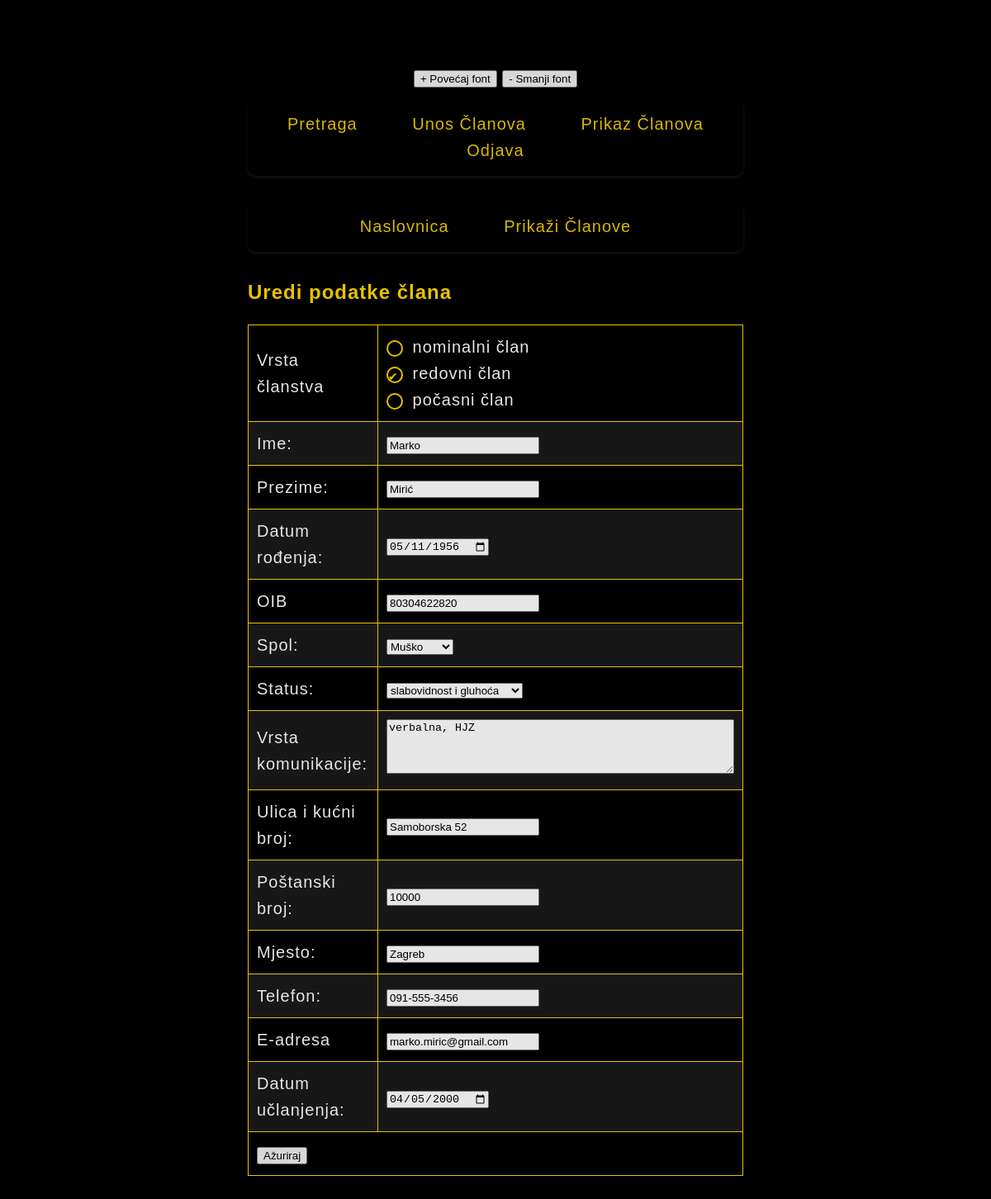
The app's page /uredi_clana.php?id=6 with its own data.
### tables this page shows
CREATE TABLE IF NOT EXISTS `up_clanovi` (
  `ID` int NOT NULL AUTO_INCREMENT,
  `vrsta` varchar(20) NOT NULL,
  `ime` varchar(20) NOT NULL,
  `prezime` varchar(20) NOT NULL,
  `datum_rodjenja` varchar(20) NOT NULL,
  `oib` varchar(11) NOT NULL,
  `gender` varchar(7) NOT NULL,
  `status` varchar(50) NOT NULL,
  `komunikacija` varchar(255) NOT NULL,
  `ulica` varchar(50) NOT NULL,
  `postanski_broj` varchar(6) NOT NULL,
  `mjesto` varchar(50) NOT NULL,
  `telefon` varchar(20) DEFAULT NULL,
  `email` varchar(50) DEFAULT NULL,
  `clanstvo` varchar(20) NOT NULL,
  PRIMARY KEY (`ID`)
);

### uredi_clana.php (the view, shortened to what this page needs)
<!DOCTYPE html>
<html lang="hr">
<head>
    <link rel="stylesheet" href="rundekstil.css">
</head>
<body>
<?php
include 'header.php';
include 'navigacija.php';
include 'povezivanje.php';
$clan_id = $_GET['id'];
$query = "SELECT * FROM up_clanovi WHERE id = ?";
$stmt = $conn->prepare($query);
$stmt->bind_param("i", $clan_id);
$stmt->execute();
$result = $stmt->get_result();
$id = $result->fetch_assoc();
?>
<nav>
<a href="index.php">Naslovnica</a>
<a href="prikazclanova.php">Prikaži Članove</a>
</nav>
<main>
    <h2>Uredi podatke člana</h2>
    <form action="spremi_izmjene.php" method="POST">
        <table>
    <tr>
        <td><label for="vrsta">Vrsta članstva</label></td>
        <td>
            <label><input type="radio" name="vrsta" value="nominalni" <?php if($id['vrsta'] == 'nominalni') echo 'checked'; ?>> nominalni član</label><br>
            <label><input type="radio" name="vrsta" value="redovni" <?php if($id['vrsta'] == 'redovni') echo 'checked'; ?>> redovni član</label><br>
            <label><input type="radio" name="vrsta" value="pocasni" <?php if($id['vrsta'] == 'pocasni') echo 'checked'; ?>> počasni član</label>
        </td>
    </tr>
    <tr>
        <td><label for="ime">Ime:</label></td>
        <td><input type="text" id="ime" name="ime" value="<?php echo $id['ime']; ?>"></td>
    </tr>
    <tr>
        <td><label for="prezime">Prezime:</label></td>
        <td><input type="text" id="prezime" name="prezime" value="<?php echo $id['prezime']; ?>"></td>
    </tr>
    <tr>
        <td><label for="datum_rodjenja">Datum rođenja:</label></td>
        <td>
            <input type="date" id="datum_rodjenja" name="datum_rodjenja" onchange="displayFormattedDate('datum_rodjenja', 'formattedDateDisplay1')" value="<?php echo $id['datum_rodjenja']; ?>" required>
        </td>
    </tr>
    <tr>
        <td><label for="oib">OIB</label></td>
        <td><input type="number" id="oib" name="oib" value="<?php echo $id['oib']; ?>"></td>
    </tr>
    <tr>
        <td><label for="gender">Spol:</label></td>
        <td>
            <select id="gender" name="gender">
                <option value="M" <?php if($id['gender'] == 'M') echo 'selected'; ?>>Muško</option>
            </select>
        </td>
    </tr>
    <tr>
        <td><label for="status">Status:</label></td>
        <td>
            <select id="status" name="status">
                <option value="slabovidnost i gluhoća" <?php if($id['status'] == 'slabovidnost i gluhoća') echo 'selected'; ?>>slabovidnost i gluhoća</option>
            </select>
        </td>
    </tr>
    <tr>
        <td><label for="komunikacija">Vrsta komunikacije:</label></td>
        <td><textarea id="komunikacija" name="komunikacija" rows="4" cols="50"><?php echo $id['komunikacija']; ?></textarea></td>
    </tr>
    <tr>
        <td><label for="ulica">Ulica i kućni broj:</label></td>
        <td><input type="text" id="ulica" name="ulica" value="<?php echo $id['ulica']; ?>"></td>
    </tr>
    <tr>
        <td><label for="postanski_broj">Poštanski broj:</label></td>
        <td><input type="number" id="postanski_broj" name="postanski_broj" value="<?php echo $id['postanski_broj']; ?>"></td>
    </tr>
    <tr>
        <td><label for="mjesto">Mjesto:</label></td>
        <td><input type="text" id="mjesto" name="mjesto" value="<?php echo $id['mjesto']; ?>"></td>
    </tr>
    <tr>
        <td><label for="telefon">Telefon:</label></td>
        <td><input type="tel" id="telefon" name="telefon" pattern="[0-9]{3}-[0-9]{3}-[0-9]{4}" placeholder="091-123-4567" value="<?php echo $id['telefon']; ?>"></td>
    </tr>
    <tr>
        <td><label for="email">E-adresa</label></td>
        <td><input type="email" id="email" name="email" value="<?php echo $id['email']; ?>"></td>
    </tr>
    <tr>
        <td><label for="clanstvo">Datum učlanjenja:</label></td>
        <td>
            <input type="date" id="clanstvo" name="clanstvo" onchange="displayFormattedDate('clanstvo', 'formattedDateDisplay2')" value="<?php echo $id['clanstvo']; ?>" required>
        </td>
    </tr>
    <tr>
        <td colspan="2"><input type="submit" value="Ažuriraj"></td>
    </tr>
</table>
</form>
</main>
</body>
</html>

### rundekstil.css (style rules this page uses)
body { line-height: 1.6; letter-spacing: 1px; font-family: Arial, sans-serif; font-size: 20px; color: #ffffff; background-color: #000000; margin: 77px; margin-left: 25%; margin-right: 25%; opacity: 0.9; }
h1, h2, h3 { font-family: Arial, sans-serif; color: #FFD700; }
h2 { font-size: 24px; }
nav { font-family: Arial, sans-serif; font-size: 20px; text-align: center; background-color: #000000; padding: 15px 0; margin-top: 10px; margin-bottom: 30px; box-shadow: 0px 2px 5px rgba(255, 255, 255, 0.1); border-radius: 10px; opacity: 0.95; }
nav a { text-decoration: none; color: #FFD700; padding: 10px 20px; margin: 0 10px; border-radius: 5px; transition: background-color 0.3s ease; }
input[type="radio"] { appearance: none; -webkit-appearance: none; -moz-appearance: none; display: inline-block; width: 20px; height: 20px; background-color: #000000; border: 2px solid #FFD700; border-radius: 50%; margin: 0 5px 0 0; padding: 0; vertical-align: middle; cursor: pointer; }
input[type="radio"]:checked:before { content: "✔"; font-family: Arial, monospace; font-size: 14px; line-height: 20px; color: #FFD700; text-align: center; }
table { width: 100%; border-collapse: collapse; color: #ffffff; background-color: #000000; }
th, td { padding: 10px; text-align: left; border: 1px solid #FFD700; }
tr:nth-child(even) { background-color: #1a1a1a; }

### records on screen
up_clanovi: vrsta "☐ nominalni član", vrsta "☑ redovni član", vrsta "☐ počasni član", ime "Marko", prezime "Mirić", datum_rodjenja "05/11/1956", oib "80304622820", gender "Muško", status "slabovidnost i gluhoća", komunikacija "verbalna, HJZ", ulica "Samoborska 52", postanski_broj "10000", mjesto "Zagreb", telefon "091-555-3456", email "marko.miric@gmail.com", clanstvo "04/05/2000"
